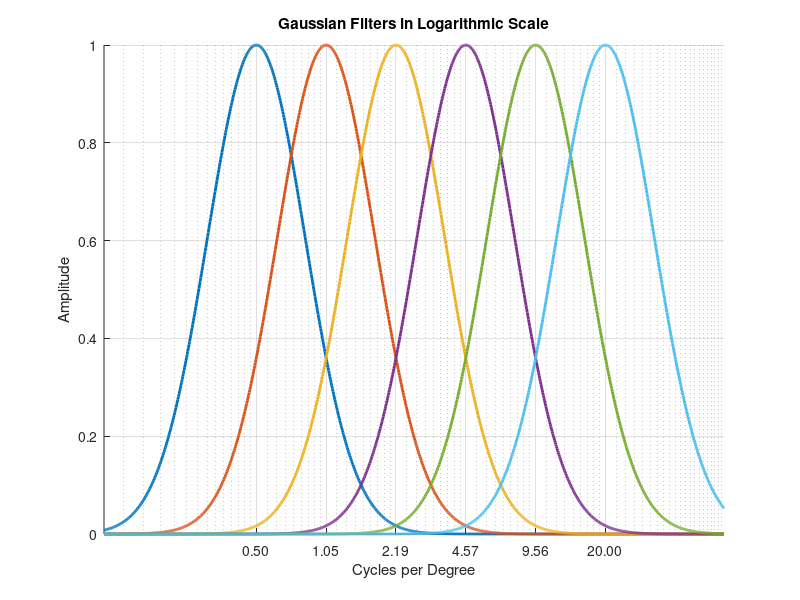
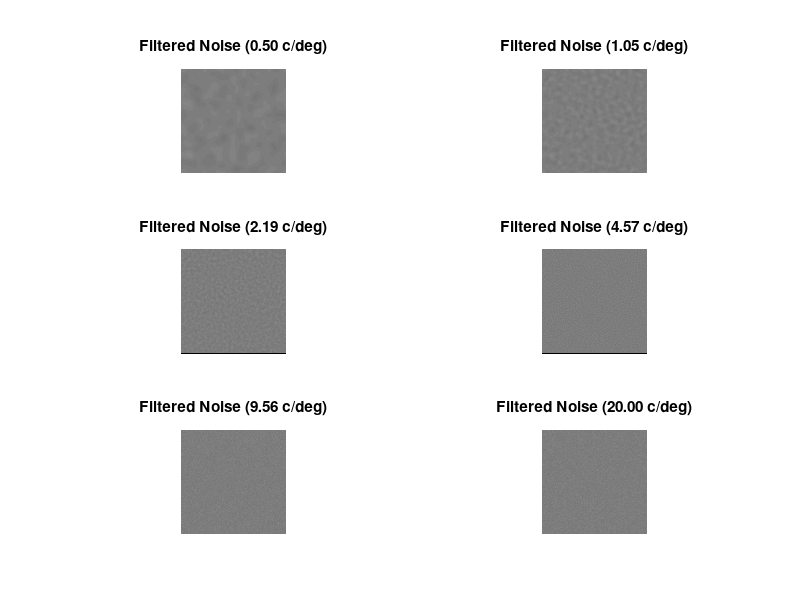

These figures' MATLAB source, in order:
% ----------------------------------------------------------------------
% noiseDemo
% ----------------------------------------------------------------------
% Goal of the function :
% Generate pink noise with different gaussian filter in SP domain
% ----------------------------------------------------------------------
% Input(s) :
% none
% ----------------------------------------------------------------------
% Output(s):
% non
% ----------------------------------------------------------------------
% Function created by Martin SZINTE (martin.szinte@gmail.com)
% Last update : 09 / 02 / 2021
% Project :     nCSFexp
% Version :     1.0
% ----------------------------------------------------------------------

clear all; close all;

% Main parameters
imageSize = 1080;
pixelSize = 0.01; % degree per pixel

% Spatial frequency filter paramaters
minFreq = 0.5;
maxFreq = 20;
stepFreq = 6;
overlapValue = 0.60;

% Orientation filter parameters
kappa = 0;
preferred_orientation_deg = 45;

% Contrast filter
C = 0.1; % Michelson contrast

% Define parameters
centers = logspace(log10(minFreq), log10(maxFreq), stepFreq); % Center frequencies

% Calculate sigma based on the desired overlap
logDiff = log10(centers(2)) - log10(centers(1));
sigma = sqrt(-logDiff^2 / (4 * log(overlapValue)));

% Plot Gaussian functions
x = logspace(log10(0.1), log10(70), 1000); % X values for plotting
figure('Position', [2000, 1500, 600, 450]);
hold on; colors = lines(stepFreq); % Initialize figure and colors
for i = 1:length(centers)
    plot(x, exp(-((log10(x) - log10(centers(i))).^2) / (2 * sigma^2)), 'Color', colors(i,:), 'LineWidth', 2);
end

% Customize plot
set(gca, 'XScale', 'log', 'XTick', centers, 'XTickLabel', arrayfun(@(x) sprintf('%.2f', x), centers, 'UniformOutput', false));
xlabel('Cycles per Degree'); ylabel('Amplitude'); title('Gaussian Filters in Logarithmic Scale');
xlim([0.1, 70]); grid on; hold off;

% Generate pink noise patterns
% Create a grid of spatial frequencies
[x, y] = meshgrid(-imageSize/2:imageSize/2-1, -imageSize/2:imageSize/2-1);
x = x / (imageSize * pixelSize); % Convert to cycles per degree
y = y / (imageSize * pixelSize); % Convert to cycles per degree
r = sqrt(x.^2 + y.^2); % Radial frequency

% Generate pink noise in frequency domain
pinkNoise = randn(imageSize); % White noise
pinkNoise = pinkNoise - mean(pinkNoise(:)); % Zero-mean
pinkNoise = pinkNoise / std(pinkNoise(:)); % Unit variance
pinkNoise_fft = fftshift(fft2(pinkNoise)); % Fourier transform
pinkNoise_fft = pinkNoise_fft ./ (r + 1e-5); % Apply 1/f filter (pink noise)

% Filter the pink noise with Gaussian and von Mises filters
filteredNoise = zeros(imageSize, imageSize, stepFreq);
preferred_orientation = deg2rad(preferred_orientation_deg); % Convert to radians
angles = atan2(y, x) - preferred_orientation; % Angular differences
vonMisesFilter = exp(kappa * cos(angles)); % Von Mises filter

for i = 1:stepFreq
    % Create Gaussian filter in frequency domain
    gaussianFilter = exp(-((log10(r) - log10(centers(i))).^2) / (2 * sigma^2));
    gaussianFilter = gaussianFilter / max(gaussianFilter(:)); % Normalize

    % Apply Gaussian and von Mises filters to pink noise
    filteredNoise_fft = pinkNoise_fft .* gaussianFilter .* vonMisesFilter;
    filteredNoise(:,:,i) = real(ifft2(ifftshift(filteredNoise_fft)));
end

% Normalize to [0, 1]
filteredNoise = (filteredNoise - min(filteredNoise(:))) / (max(filteredNoise(:)) - min(filteredNoise(:)));

% Apply Michelson contrast to each filtered noise pattern
for i = 1:stepFreq
    % Extract the current filtered noise pattern
    currentNoise = filteredNoise(:,:,i);

    % Compute mean value
    mean_value = mean(currentNoise(:));

    % Compute Lmax and Lmin
    Lmax = mean_value + (C / 2);
    Lmin = mean_value - (C / 2);

    % Apply Michelson contrast
    contrast_patch = (currentNoise - mean_value) * (Lmax - Lmin) + mean_value;

    % Store the contrast-adjusted pattern
    filteredNoise(:,:,i) = contrast_patch;
end

% Plot the filtered noise patterns
figure('Position', [2000, 0, 600, 800]);
for i = 1:stepFreq
    subplot(3, 2, i);
    imagesc(filteredNoise(:,:,i));
    caxis([0, 1]);
    colormap gray; axis image off;
    title(sprintf('Filtered Noise (%.2f c/deg)', centers(i)));
end
